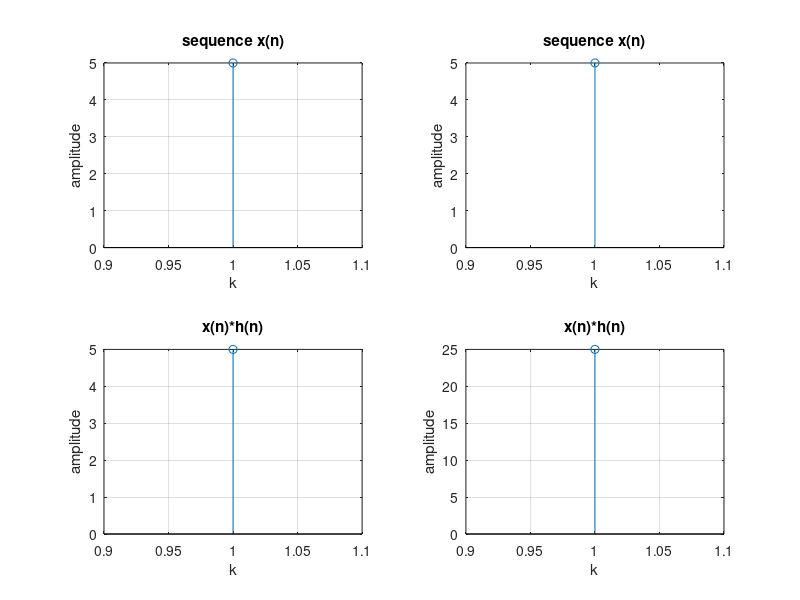

Reproduce this figure in MATLAB.
clc;
clear all;
close all;
x=input('enter input sequence x(n)=');
y=input('enter input sequence y(n)=');
y1=conv(x,y);
y2=conv(y,x);
subplot(2,2,1);
stem(x);
xlabel('k');
ylabel('amplitude');
title('sequence x(n)');
grid on;
 subplot(2,2,2);
stem(y);
xlabel('k');
ylabel('amplitude');
title('sequence x(n)');
subplot(2,2,3);
stem(y);
xlabel('k');
ylabel('amplitude');
title('x(n)*h(n)');
grid on;
subplot(2,2,4);
stem(y2);
xlabel('k');
ylabel('amplitude');
title('x(n)*h(n)');
grid on;
 if(y1==y2)
    disp('commutative property satisfied');
else
    disp('commutative property not satisfied');
end
